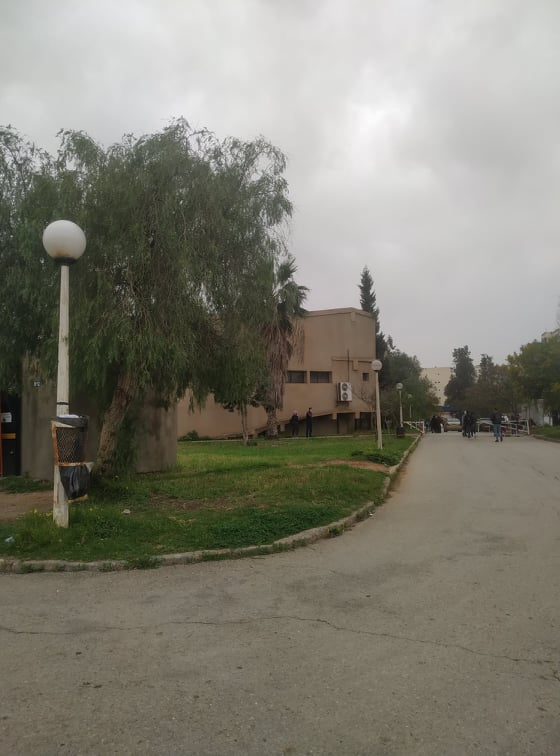
#> input picture Assemblage_panorama+model_photo/image0.jpg, 560 x 756 px
$ python stitchouu.py
#> lines starting #> are read from the running program, lines starting #| are printed output that depends on the picture
import cv2
import numpy as np

def trim(frame):

    if not np.sum(frame[0]):
        return trim(frame[1:])

    if not np.sum(frame[-1]):
        return trim(frame[0:-1])

    if not np.sum(frame[:,0]):
        return trim(frame[:,1:])

    if not np.sum(frame[:,-1]):
        return trim(frame[:,:-1])

    return frame


def stitch(img_base, img_to_warp):

    """Stitch img_to_warp onto img_base.

    The function matches features between the two images, estimates a homography,
    warps the second image into the first image's coordinate system, and then
    blends/crops the result.
    """

    if img_base is None or img_to_warp is None:
        raise ValueError("One of the input images is None")

    gray_base = cv2.cvtColor(img_base, cv2.COLOR_BGR2GRAY)
    gray_warp = cv2.cvtColor(img_to_warp, cv2.COLOR_BGR2GRAY)

    sift = cv2.SIFT_create()

    # keypoints
    kpb, desb = sift.detectAndCompute(gray_base, None)
    kpw, desw = sift.detectAndCompute(gray_warp, None)

    # affichage keypoints (facultatif)
    cv2.imshow("keypoints_base", cv2.drawKeypoints(img_base, kpb, None))
    cv2.waitKey(0)

    cv2.imshow("keypoints_warp", cv2.drawKeypoints(img_to_warp, kpw, None))
    cv2.waitKey(0)

    matcher = cv2.BFMatcher()
    matches = matcher.knnMatch(desw, desb, k=2)  # warp -> base

    good = []
    for m, n in matches:
        if m.distance < 0.75 * n.distance:
            good.append(m)

    draw_params = dict(matchColor=(0,255,0),
                       singlePointColor=None,
                       flags=2)

    img_matches = cv2.drawMatches(img_to_warp, kpw, img_base, kpb, good, None, **draw_params)

    cv2.imshow("matches", img_matches)
    cv2.waitKey(0)

    MIN_MATCH_COUNT = 10

    if len(good) > MIN_MATCH_COUNT:
        src_pts = np.float32([kpw[m.queryIdx].pt for m in good]).reshape(-1,1,2)
        dst_pts = np.float32([kpb[m.trainIdx].pt for m in good]).reshape(-1,1,2)

        M, mask = cv2.findHomography(src_pts, dst_pts, cv2.RANSAC, 5.0)

        h_base, w_base = img_base.shape[:2]
        h_warp, w_warp = img_to_warp.shape[:2]
        out_w = w_base + w_warp
        out_h = max(h_base, h_warp)

        dst = cv2.warpPerspective(img_to_warp, M, (out_w, out_h))
        dst[0:h_base, 0:w_base] = img_base

        result = trim(dst)

        cv2.imshow("stitched_result", result)
        cv2.waitKey(0)

        return result

    else:
        print("Not enough matches")
        return img_base


# ------------------------------
# Chargement des images
# ------------------------------

img1 = cv2.imread("image0.jpg")
#> img1 is the input picture: shape (756, 560, 3); mean B, G, R 115.1, 126.6, 128.7
img2 = cv2.imread("image1.jpg")
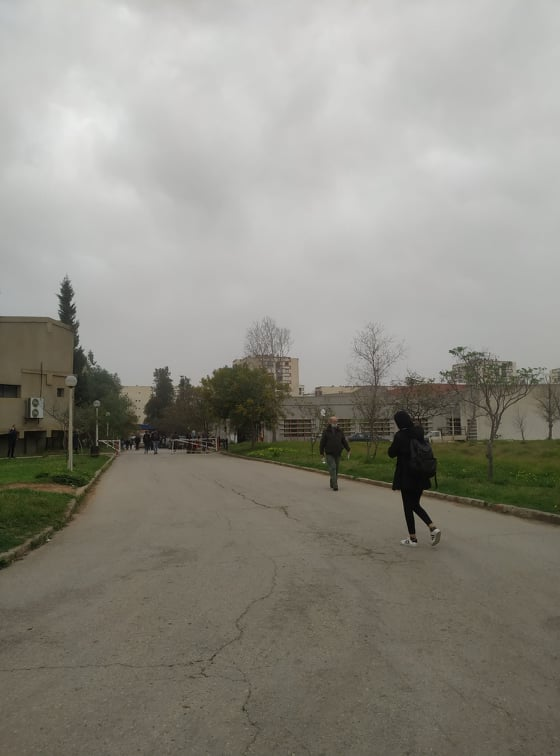
#> input picture Assemblage_panorama+model_photo/image1.jpg, 560 x 756 px
#> img2 is the input picture: shape (756, 560, 3); mean B, G, R 131.4, 140.3, 142.4
img3 = cv2.imread("image2.jpg")
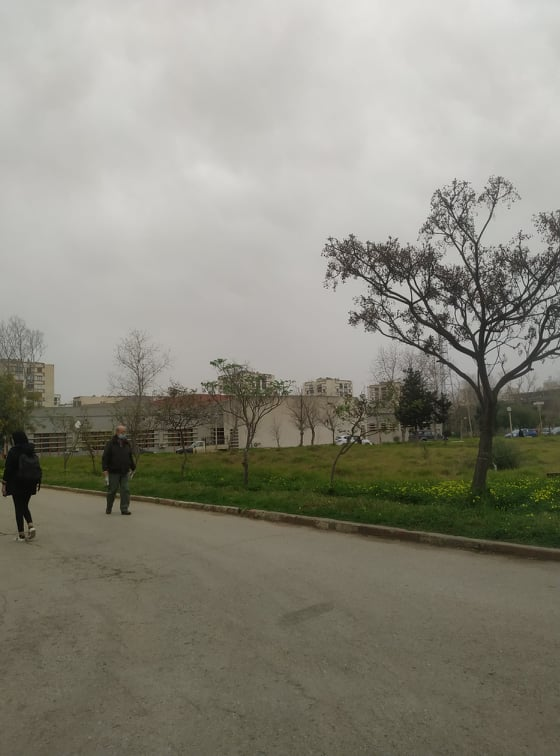
#> input picture Assemblage_panorama+model_photo/image2.jpg, 560 x 756 px
#> img3 is the input picture: shape (756, 560, 3); mean B, G, R 124.9, 136.9, 138.6

# ------------------------------
# Stitch progressif
# ------------------------------

result = stitch(img1, img2)
#> in stitch, `kpb, desb = sift.detectAndCompute(gray_base, None)`: kpb = 877 keypoints; strongest (x, y, size): (77, 416, 2), (366, 282, 9.1), (368, 299, 10.1), (64, 270, 5.9)
#> in stitch, `kpw, desw = sift.detectAndCompute(gray_warp, None)`: kpw = 619 keypoints; strongest (x, y, size): (66, 293, 10.4), (237, 409, 68.3), (450, 351, 2.1), (67, 311, 11.1)
#> in stitch, `matches = matcher.knnMatch(desw, desb, k=2)`: matches = 619 matches
#> after the loop in stitch, `for m, n in matches:`: good = 105 matches
#> in stitch, `img_matches = cv2.drawMatches(img_to_warp, kpw, img_base, kpb, good, N..`:
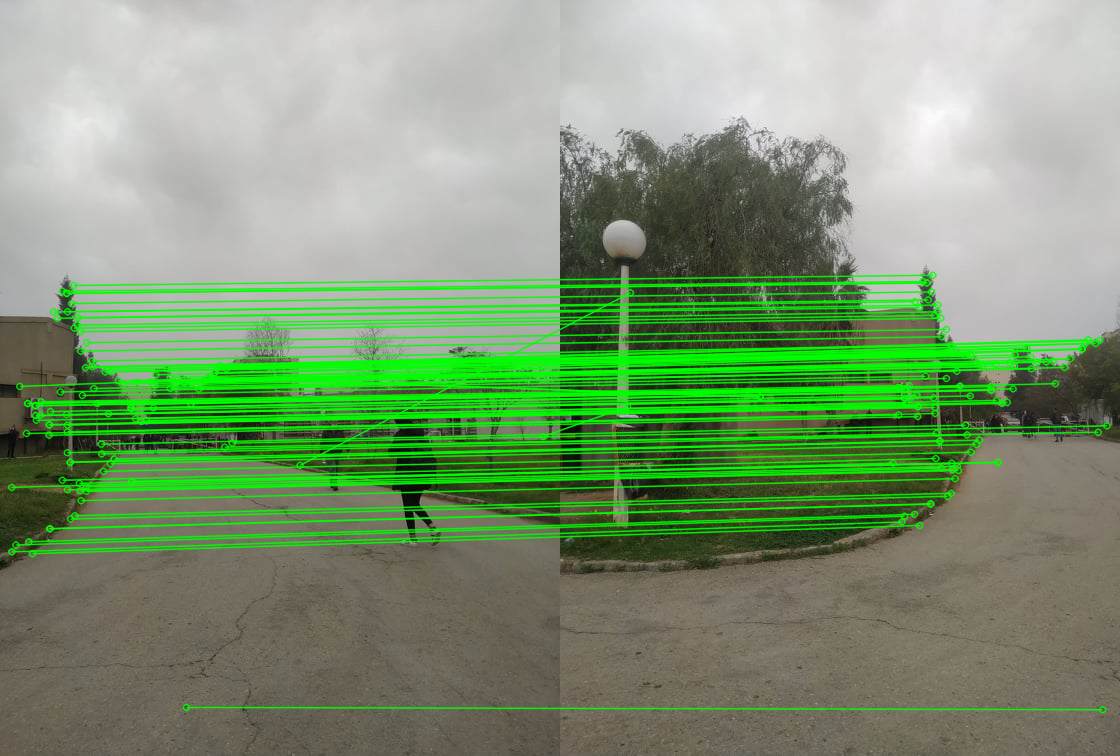
#> img_matches: shape (756, 1120, 3); mean B, G, R 115.3, 150.9, 125.8
#> in stitch, `src_pts = np.float32([kpw[m.queryIdx].pt for m in good]).reshape(-1,1,2)`: src_pts = 105 rows, first 8: [11.16, 486.9], [11.28, 551.3], [15.43, 544.5], [19.29, 385.9], [26.06, 433], [27.18, 403], [27.18, 403], [28.39, 541.4]
#> in stitch, `dst_pts = np.float32([kpb[m.trainIdx].pt for m in good]).reshape(-1,1,2)`: dst_pts = 105 rows, first 8: [332.4, 462.6], [341.5, 521.4], [344.1, 515.7], [466.2, 347.4], [338.2, 414.5], [337.8, 386.9], [337.8, 386.9], [354.1, 513.8]
#> in stitch, `M, mask = cv2.findHomography(src_pts, dst_pts, cv2.RANSAC, 5.0)`: M = [[0.472, 0.0774, 290.2], [-0.388, 0.901, 28.87], [-0.000945, 2.52e-05, 1]]; mask = 105 values, max 1 at index 0, min 0 at index 3, mean 0.914

result = stitch(result, img3)
#> in stitch (call 2), `gray_warp = cv2.cvtColor(img_to_warp, cv2.COLOR_BGR2GRAY)`:
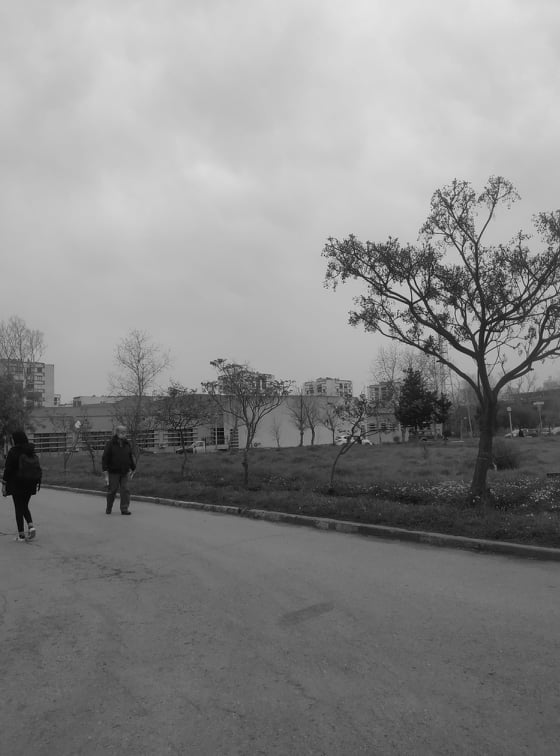
#> gray_warp: shape (756, 560); min 1, max 228, mean 136.1
#> in stitch (call 2), `kpb, desb = sift.detectAndCompute(gray_base, None)`: kpb = 1627 keypoints; strongest (x, y, size): (77, 416, 2), (366, 282, 9.1), (368, 299, 10.1), (64, 270, 5.9)
#> in stitch (call 2), `kpw, desw = sift.detectAndCompute(gray_warp, None)`: kpw = 1175 keypoints; strongest (x, y, size): (487, 328, 2), (486, 333, 2.1), (477, 337, 3.2), (479, 308, 4)
#> in stitch (call 2), `cv2.imshow("keypoints_base", cv2.drawKeypoints(img_base, kpb, None))`:
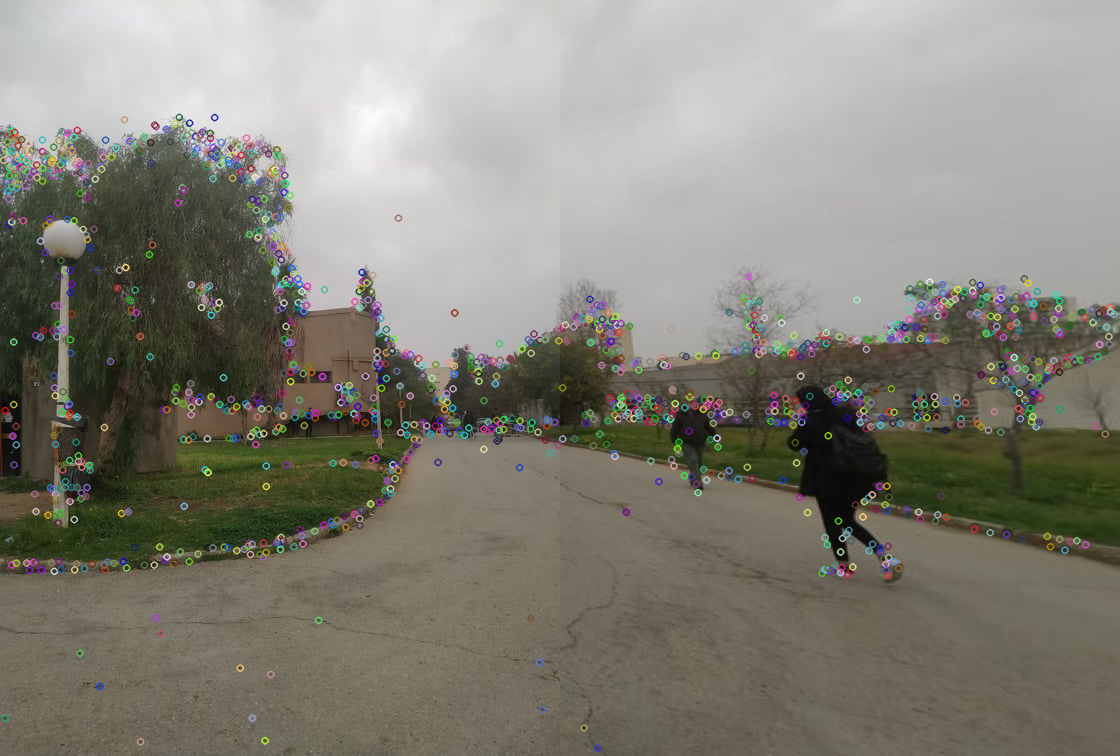
#> window 'keypoints_base': shape (756, 1120, 3); mean B, G, R 119.6, 130, 131.9
#> in stitch (call 2), `matches = matcher.knnMatch(desw, desb, k=2)`: matches = 1175 matches
#> after the loop in stitch (call 2), `for m, n in matches:`: good = 54 matches
#> in stitch (call 2), `img_matches = cv2.drawMatches(img_to_warp, kpw, img_base, kpb, good, N..`:
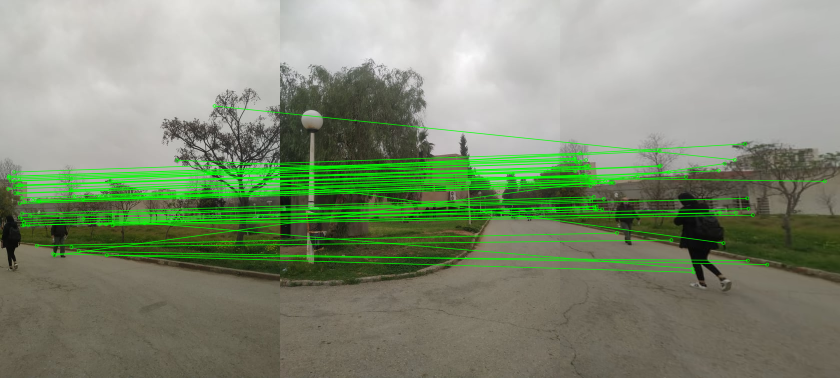
#> img_matches: shape (756, 1680, 3) (shown at 1/2 size); mean B, G, R 115.9, 140.3, 128.2
#> in stitch (call 2), `src_pts = np.float32([kpw[m.queryIdx].pt for m in good]).reshape(-1,1,2)`: src_pts = 54 rows, first 8: [15.94, 377.4], [17.1, 355.3], [17.29, 352.2], [17.29, 352.2], [20.8, 361.3], [28.13, 361.8], [28.2, 343.6], [29.05, 371.6]
#> in stitch (call 2), `dst_pts = np.float32([kpb[m.trainIdx].pt for m in good]).reshape(-1,1,2)`: dst_pts = 54 rows, first 8: [590.1, 342], [589, 318.7], [589, 315.9], [589, 315.9], [592.9, 324.6], [600.7, 324.8], [600.2, 305.9], [602.1, 334.8]
#> in stitch (call 2), `M, mask = cv2.findHomography(src_pts, dst_pts, cv2.RANSAC, 5.0)`: M = [[-0.0193, 0.309, 523.3], [-0.771, 1.23, -79.15], [-0.00197, 0.000307, 1]]; mask = 54 values, max 1 at index 0, min 0 at index 19, mean 0.741
#> in stitch (call 2), `dst[0:h_base, 0:w_base] = img_base`:
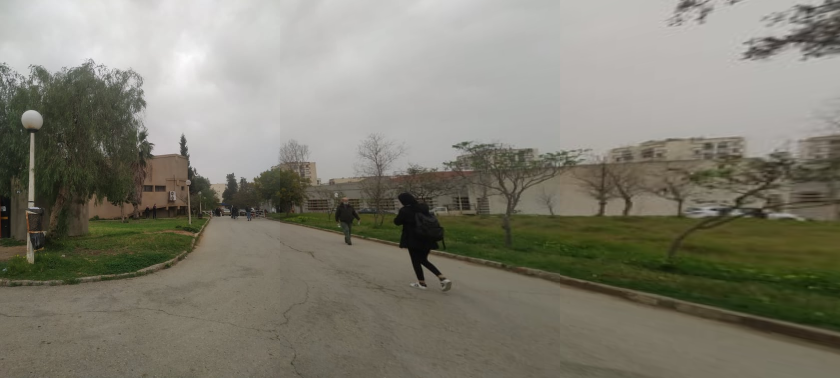
#> dst: shape (756, 1680, 3) (shown at 1/2 size); mean B, G, R 112.9, 125.6, 127.8

cv2.imshow("final panorama", result)
cv2.waitKey(0)

cv2.imwrite("panorama.jpg", result)
